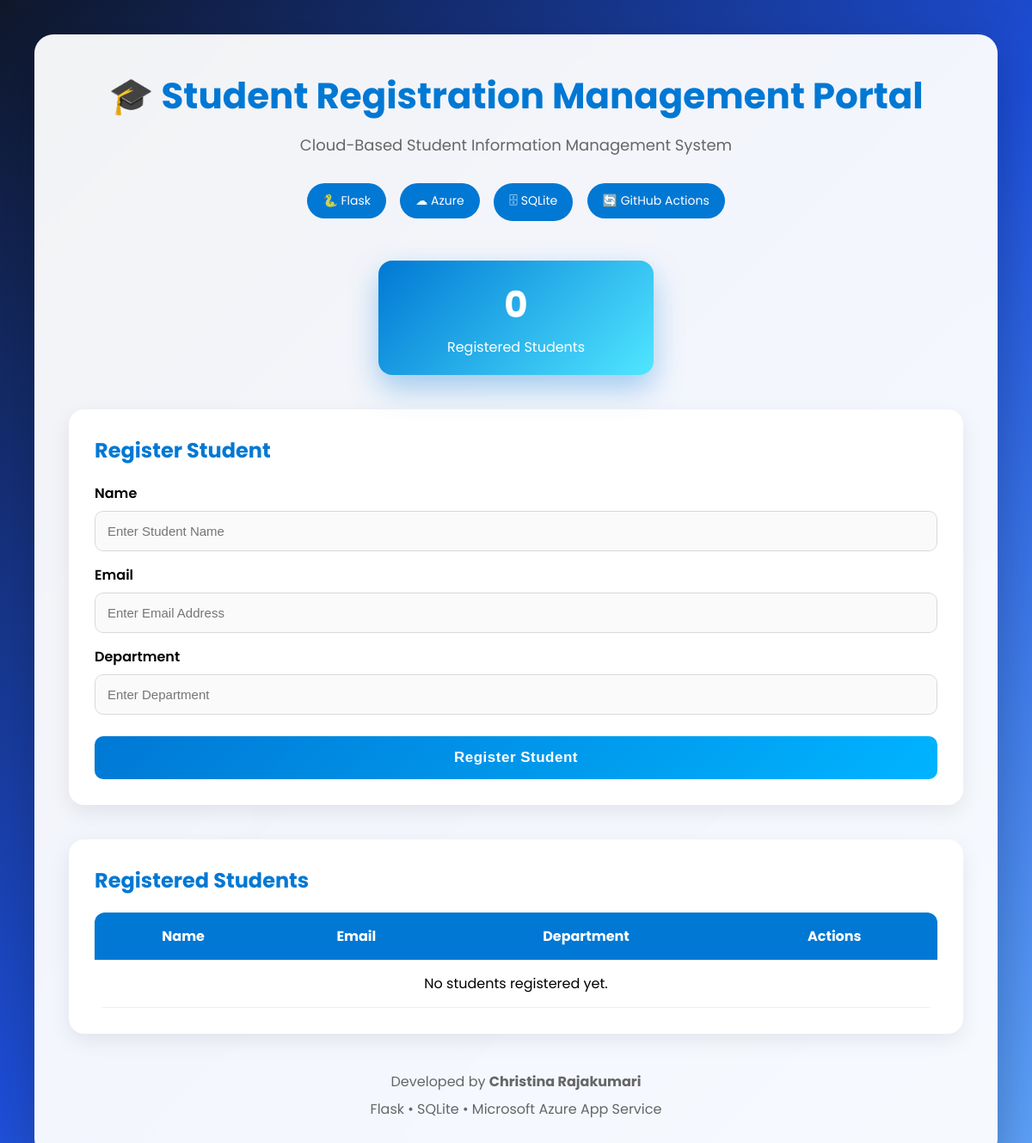
Before: / with the older database file.
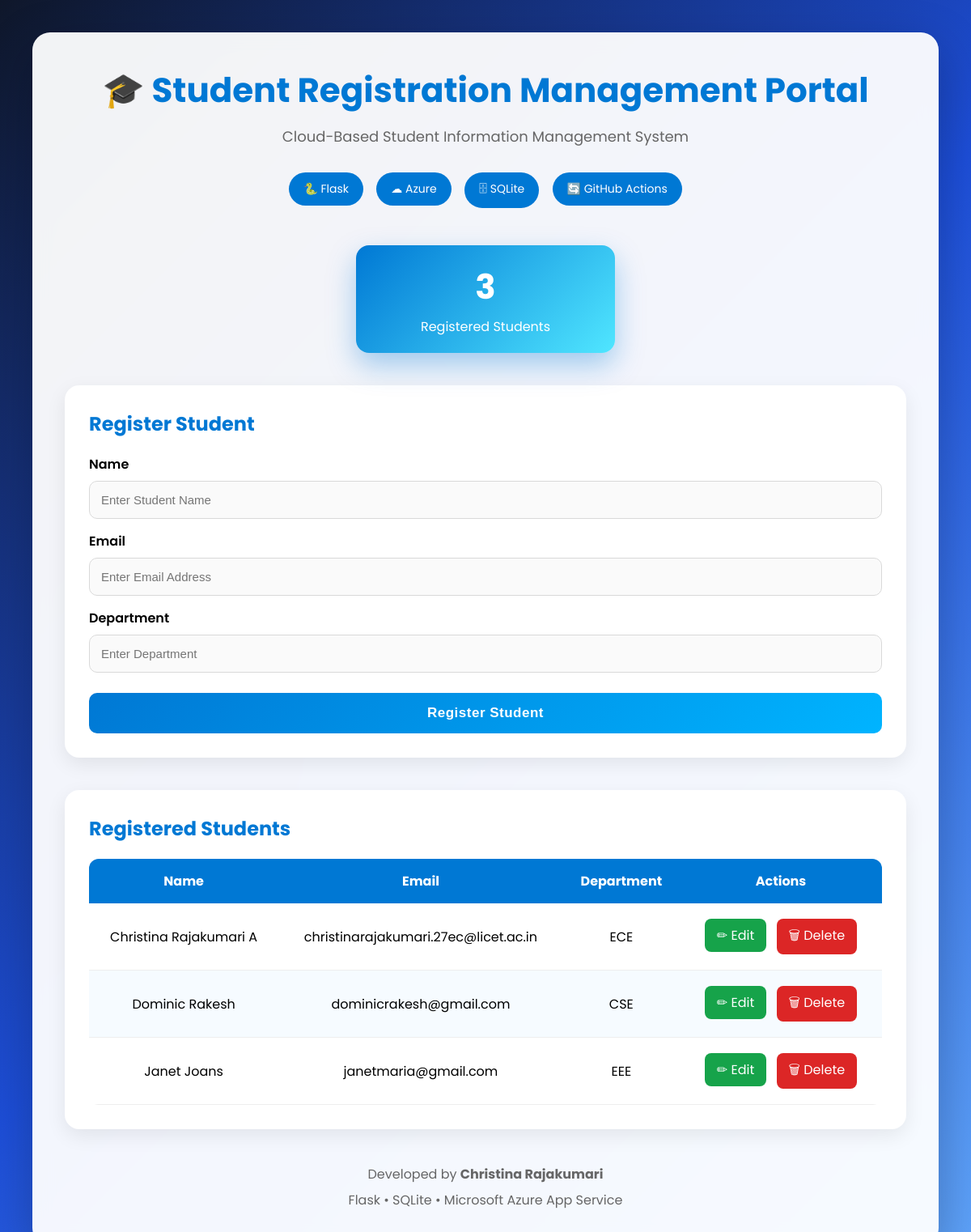
After: the same page with the newer database file.
### tables this page shows
CREATE TABLE students (
            id INTEGER PRIMARY KEY AUTOINCREMENT,
            name TEXT,
            email TEXT,
            department TEXT
        );

### app.py (the view)
@app.route("/")
def home():
    conn = sqlite3.connect(DATABASE)
    cursor = conn.cursor()
    cursor.execute("SELECT * FROM students")
    students = cursor.fetchall()
    conn.close()
    return render_template("index.html", students=students)

### templates/index.html (shortened to what this page needs)
<!DOCTYPE html>
<html lang="en">
<head>
<link rel="stylesheet" href="{{ url_for('static', filename='css/style.css') }}">
</head>
<body>
<div class="container">
<header>
<h1>🎓 Student Registration Management Portal</h1>
<p>
Cloud-Based Student Information Management System
</p>
<div class="badges">
<span>🐍 Flask</span>
<span>☁ Azure</span>
<span>🗄 SQLite</span>
<span>🔄 GitHub Actions</span>
</div>
</header>
<div class="dashboard">
<div class="card">
<h2>{{ students|length }}</h2>
<p>Registered Students</p>
</div>
</div>
<section class="form-section">
<h2>Register Student</h2>
<form action="/register" method="POST">
<label>Name</label>
<input
type="text"
name="name"
placeholder="Enter Student Name"
required>
<label>Email</label>
<input
type="email"
name="email"
placeholder="Enter Email Address"
required>
<label>Department</label>
<input
type="text"
name="department"
placeholder="Enter Department"
required>
<button>
Register Student
</button>
</form>
</section>
<section class="table-section">
<h2>Registered Students</h2>
<table>
<thead>
<tr>
<th>Name</th>
<th>Email</th>
<th>Department</th>
<th>Actions</th>
</tr>
</thead>
<tbody>
{% if students %}
{% for student in students %}
<tr>
<td>{{ student[1] }}</td>
<td>{{ student[2] }}</td>
<td>{{ student[3] }}</td>
<td>
<a
class="edit-btn"
href="/edit/{{ student[0] }}">
✏ Edit
</a>
<a
class="delete-btn"
href="/delete/{{ student[0] }}"
onclick="return confirm('Delete this student?')">
🗑 Delete
</a>
</td>
</tr>
{% endfor %}
{% else %}
<tr>
<td colspan="4">
No students registered yet.
</td>
</tr>
{% endif %}
</tbody>
</table>
</section>
<footer>
Developed by <strong>Christina Rajakumari</strong>
<br>
Flask • SQLite • Microsoft Azure App Service
</footer>
</div>
</body>
</html>

### static/css/style.css (style rules this page uses)
* { margin:0; padding:0; box-sizing:border-box; }
body { font-family:'Poppins',sans-serif; min-height:100vh; background:linear-gradient(135deg,#0F172A,#1D4ED8,#60A5FA); position:relative; overflow-x:hidden; padding:40px; }
.container { max-width:1200px; margin:auto; background:rgba(255,255,255,.95); backdrop-filter:blur(12px); border-radius:22px; padding:40px; box-shadow:0 20px 60px rgba(0,0,0,.25); }
header { text-align:center;margin-bottom:40px; }
header h1 { color:#0078D4;font-size:42px;margin-bottom:12px; }
header p { color:#666;font-size:18px; }
.badges { margin-top:25px; }
.badges span { display:inline-block; background:#0078D4; color:#fff; padding:10px 18px; border-radius:30px; margin:6px; font-size:14px; transition:.3s; }
.dashboard { display:flex; justify-content:center; margin-bottom:40px; }
.card { width:320px; padding:20px; border-radius:16px; background:linear-gradient(135deg,#0078D4,#50E6FF); color:#fff; text-align:center; box-shadow:0 15px 35px rgba(0,120,212,.35); }
.card h2 { font-size:42px; margin-bottom:5px; }
.form-section, .table-section { background:#fff; border-radius:18px; padding:30px; box-shadow:0 8px 25px rgba(0,0,0,.08); margin-bottom:40px; overflow:hidden; }
.form-section h2, .table-section h2 { color:#0078D4; margin-bottom:20px; }
label { display:block; margin:15px 0 8px; font-weight:600; }
input { width:100%; padding:14px; border-radius:10px; border:1px solid #d9d9d9; background:#fafafa; font-size:15px; transition:.3s; }
button { width:100%; margin-top:25px; padding:15px; background:linear-gradient(135deg,#0078D4,#00B4FF); color:white; border:none; border-radius:10px; font-size:17px; font-weight:600; letter-spacing:.5px; cursor:pointer; transition:.3s; }
table { width:100%; border-collapse:collapse; border-radius:12px; overflow:hidden; }
th { background:#0078D4; color:#fff; padding:15px; }
td { padding:15px; text-align:center; border-bottom:1px solid #eee; }
tr:nth-child(even) { background:#f6fbff; }
.edit-btn, .delete-btn { display:inline-block; padding:8px 15px; border-radius:8px; text-decoration:none; color:#fff; margin:4px; transition:.3s; }
.edit-btn { background:#16A34A; }
.delete-btn { background:#DC2626; }
footer { margin-top:40px; text-align:center; color:#666; line-height:2; }

Changed rows visible on the page:
added students: name "Christina Rajakumari A", email "christinarajakumari.27ec@licet.ac.in", department "ECE"
added students: name "Dominic Rakesh", email "dominicrakesh@gmail.com", department "CSE"
added students: name "Janet Joans", email "janetmaria@gmail.com", department "EEE"
Other visible differences:
{{ students|length }}: "0" → "3"
text no longer shown: "No students registered yet."
